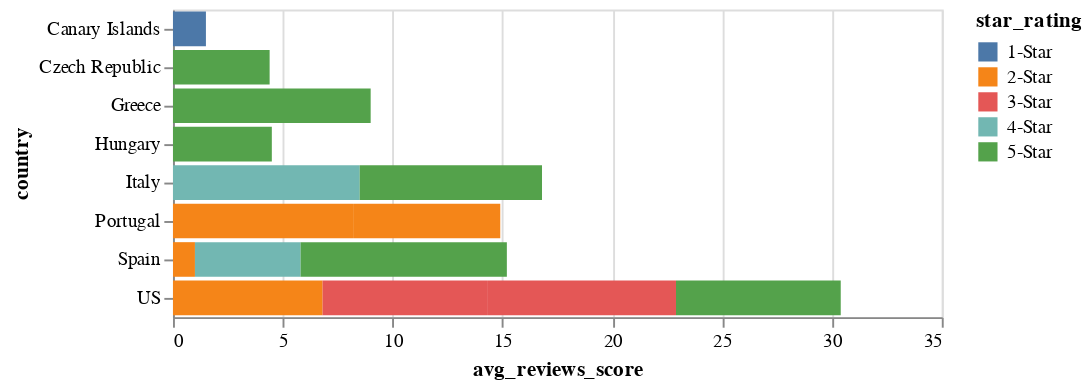

Notebook source saved alongside this figure:
### Code cell
stackbarPlot = alt.Chart(holiday_dest).mark_bar().encode(
    x='avg_reviews_score', 
    y='country',
    color='star_rating:N',
    tooltip=['destination', 'star_rating']

)
stackbarPlot

### Figure 1 — Vega-Lite specification as saved in the notebook (floating-point values rounded to 4 significant figures)
{"config": {"view": {"continuousWidth": 400, "continuousHeight": 300}}, "data": {"name": "data-614fe93f3e0cb127a16caa591b0c21ef"}, "mark": "bar", "encoding": {"color": {"field": "star_rating", "type": "nominal"}, "tooltip": [{"field": "destination", "type": "nominal"}, {"field": "star_rating", "type": "nominal"}], "x": {"field": "avg_reviews_score", "type": "quantitative"}, "y": {"field": "country", "type": "nominal"}}, "$schema": "https://vega.github.io/schema/vega-lite/v4.17.0.json", "datasets": {"data-614fe93f3e0cb127a16caa591b0c21ef": [{"destination": "Balaia Golf Village", "cities": "Algarve", "country": "Portugal", "package-including": 8, "feedback": "Good", "star_rating": "2-Star", "avg_reviews_score": 8.2}, {"destination": "Carlton & Grand Canal", "cities": "Rome", "country": "Italy", "package-including": 5, "feedback": "Excellent", "star_rating": "4-Star", "avg_reviews_score": 8.5}, {"destination": "Barcelona Universal", "cities": "Costa Bravia", "country": "Spain", "package-including": 4, "feedback": "Very Good", "star_rating": "5-Star", "avg_reviews_score": 9.4}, {"destination": "Aloft Arundel Mills", "cities": "Maryland", "country": "US", "package-including": 2, "feedback": "Good", "star_rating": "3-Star", "avg_reviews_score": 7.5}, {"destination": "Hemlock Hall", "cities": "New York", "country": "US", "package-including": 1, "feedback": "Bad", "star_rating": "2-Star", "avg_reviews_score": 6.8}, {"destination": "Maryciel", "cities": "Costa Blanca", "country": "Spain", "package-including": 2, "feedback": "Worse", "star_rating": "2-Star", "avg_reviews_score": 1.0}, {"destination": "Rancho Valencia Resort Spa", "cities": "San Francisco", "country": "US", "package-including": 9, "feedback": "Excellent", "star_rating": "5-Star", "avg_reviews_score": 7.5}, {"destination": "CHC Continental", "cities": "Venice", "country": "Italy", "package-including": 8, "feedback": "Very Good", "star_rating": "5-Star", "avg_reviews_score": 8.3}, {"destination": "The Inn at Solvang", "cities": "Pennsylvania", "country": "US", "package-including": 6, "feedback": "Good", "star_rating": "3-Star", "avg_reviews_score": 8.6}, {"destination": "Jupiter Lisboa", "cities": "Lisbon", "country": "Portugal", "package-including": 7, "feedback": "Very Good", "star_rating": "2-Star", "avg_reviews_score": 6.7}, {"destination": "Radisson Blu Resort ", "cities": "Crete", "country": "Greece", "package-including": 8, "feedback": "Excellent", "star_rating": "5-Star", "avg_reviews_score": 9.0}, {"destination": "Continental", "cities": "Budapest", "country": "Hungary", "package-including": 7, "feedback": "Very Good", "star_rating": "5-Star", "avg_reviews_score": 4.5}, {"destination": "Melia Benidorm", "cities": "Costa Blanca", "country": "Spain", "package-including": 5, "feedback": "Good", "star_rating": "4-Star", "avg_reviews_score": 4.8}, {"destination": "Playa Park Zensation", "cities": "Fuerteventura", "country": "Canary Islands", "package-including": 1, "feedback": "Bad", "star_rating": "1-Star", "avg_reviews_score": 1.5}, {"destination": "Grandior Hotel Prague", "cities": "Prague", "country": "Czech Republic", "package-including": 10, "feedback": "Excellent", "star_rating": "5-Star", "avg_reviews_score": 4.4}]}}
